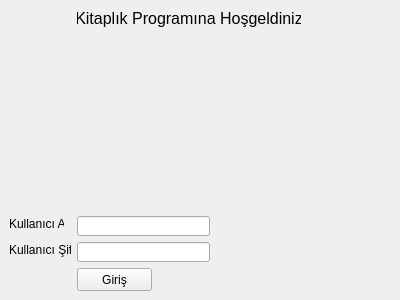
<?xml version="1.0" encoding="UTF-8"?>
<ui version="4.0">
 <class>Form</class>
 <widget class="QWidget" name="Form">
  <property name="geometry">
   <rect>
    <x>0</x>
    <y>0</y>
    <width>400</width>
    <height>300</height>
   </rect>
  </property>
  <property name="windowTitle">
   <string>Form</string>
  </property>
  <widget class="QLabel" name="label">
   <property name="geometry">
    <rect>
     <x>77</x>
     <y>9</y>
     <width>224</width>
     <height>19</height>
    </rect>
   </property>
   <property name="font">
    <font>
     <pointsize>12</pointsize>
    </font>
   </property>
   <property name="text">
    <string>Kitaplık Programına Hoşgeldiniz</string>
   </property>
   <property name="alignment">
    <set>Qt::AlignCenter</set>
   </property>
  </widget>
  <widget class="QPushButton" name="girisButonu">
   <property name="geometry">
    <rect>
     <x>77</x>
     <y>268</y>
     <width>75</width>
     <height>23</height>
    </rect>
   </property>
   <property name="text">
    <string>Giriş</string>
   </property>
  </widget>
  <widget class="QLineEdit" name="kAdiEdit">
   <property name="geometry">
    <rect>
     <x>77</x>
     <y>216</y>
     <width>133</width>
     <height>20</height>
    </rect>
   </property>
  </widget>
  <widget class="QLineEdit" name="kSifreEdit">
   <property name="geometry">
    <rect>
     <x>77</x>
     <y>242</y>
     <width>133</width>
     <height>20</height>
    </rect>
   </property>
  </widget>
  <widget class="QLabel" name="label_2">
   <property name="geometry">
    <rect>
     <x>9</x>
     <y>216</y>
     <width>55</width>
     <height>16</height>
    </rect>
   </property>
   <property name="text">
    <string>Kullanıcı Adı</string>
   </property>
  </widget>
  <widget class="QLabel" name="label_3">
   <property name="geometry">
    <rect>
     <x>9</x>
     <y>242</y>
     <width>62</width>
     <height>16</height>
    </rect>
   </property>
   <property name="text">
    <string>Kullanıcı Şifre</string>
   </property>
  </widget>
 </widget>
 <resources/>
 <connections/>
</ui>
